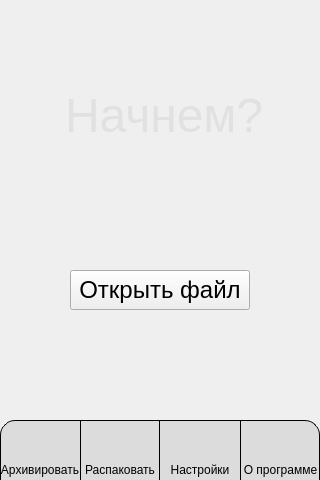
<?xml version="1.0" encoding="UTF-8"?>
<ui version="4.0">
 <class>MainWindow</class>
 <widget class="QMainWindow" name="MainWindow">
  <property name="geometry">
   <rect>
    <x>0</x>
    <y>0</y>
    <width>320</width>
    <height>480</height>
   </rect>
  </property>
  <property name="minimumSize">
   <size>
    <width>320</width>
    <height>480</height>
   </size>
  </property>
  <property name="maximumSize">
   <size>
    <width>320</width>
    <height>480</height>
   </size>
  </property>
  <property name="windowTitle">
   <string>MainWindow</string>
  </property>
  <widget class="QWidget" name="centralwidget">
   <widget class="QLabel" name="label">
    <property name="geometry">
     <rect>
      <x>0</x>
      <y>0</y>
      <width>320</width>
      <height>480</height>
     </rect>
    </property>
    <property name="minimumSize">
     <size>
      <width>320</width>
      <height>480</height>
     </size>
    </property>
    <property name="maximumSize">
     <size>
      <width>320</width>
      <height>480</height>
     </size>
    </property>
    <property name="text">
     <string/>
    </property>
    <property name="pixmap">
     <pixmap>background_2.jpg</pixmap>
    </property>
    <property name="alignment">
     <set>Qt::AlignCenter</set>
    </property>
   </widget>
   <widget class="QLabel" name="label_2">
    <property name="geometry">
     <rect>
      <x>0</x>
      <y>420</y>
      <width>320</width>
      <height>80</height>
     </rect>
    </property>
    <property name="minimumSize">
     <size>
      <width>320</width>
      <height>80</height>
     </size>
    </property>
    <property name="maximumSize">
     <size>
      <width>320</width>
      <height>60</height>
     </size>
    </property>
    <property name="styleSheet">
     <string notr="true">background-color: rgb(220, 220, 220);
border-style: solid;
border-width:1px;
border-radius: 15px;</string>
    </property>
    <property name="text">
     <string/>
    </property>
   </widget>
   <widget class="QPushButton" name="compress">
    <property name="geometry">
     <rect>
      <x>0</x>
      <y>420</y>
      <width>80</width>
      <height>40</height>
     </rect>
    </property>
    <property name="autoFillBackground">
     <bool>false</bool>
    </property>
    <property name="styleSheet">
     <string notr="true">border-style: solid;
border-width: 2px;
</string>
    </property>
    <property name="text">
     <string/>
    </property>
    <property name="icon">
     <iconset>
      <activeoff>close.png</activeoff>
      <selectedoff>close.png</selectedoff>
     </iconset>
    </property>
    <property name="iconSize">
     <size>
      <width>48</width>
      <height>48</height>
     </size>
    </property>
    <property name="autoRepeat">
     <bool>false</bool>
    </property>
    <property name="default">
     <bool>false</bool>
    </property>
    <property name="flat">
     <bool>false</bool>
    </property>
   </widget>
   <widget class="QPushButton" name="decompress">
    <property name="geometry">
     <rect>
      <x>80</x>
      <y>420</y>
      <width>80</width>
      <height>40</height>
     </rect>
    </property>
    <property name="styleSheet">
     <string notr="true">border-style: solid;
border-width: 0px 1px 0px 1px;
border-color: #000;
</string>
    </property>
    <property name="text">
     <string/>
    </property>
    <property name="icon">
     <iconset>
      <activeoff>open.png</activeoff>
     </iconset>
    </property>
    <property name="iconSize">
     <size>
      <width>48</width>
      <height>48</height>
     </size>
    </property>
   </widget>
   <widget class="QPushButton" name="settings">
    <property name="geometry">
     <rect>
      <x>160</x>
      <y>420</y>
      <width>80</width>
      <height>40</height>
     </rect>
    </property>
    <property name="styleSheet">
     <string notr="true">border-style: solid;
border-width: 2px;
</string>
    </property>
    <property name="text">
     <string/>
    </property>
    <property name="icon">
     <iconset>
      <activeoff>settings.png</activeoff>
     </iconset>
    </property>
    <property name="iconSize">
     <size>
      <width>42</width>
      <height>42</height>
     </size>
    </property>
   </widget>
   <widget class="QPushButton" name="pushButton_4">
    <property name="geometry">
     <rect>
      <x>240</x>
      <y>420</y>
      <width>80</width>
      <height>40</height>
     </rect>
    </property>
    <property name="styleSheet">
     <string notr="true">border-style: solid;
border-width: 0px 0px 0px 1px;
border-color: black;
</string>
    </property>
    <property name="text">
     <string/>
    </property>
    <property name="icon">
     <iconset>
      <activeoff>about.png</activeoff>
     </iconset>
    </property>
    <property name="iconSize">
     <size>
      <width>42</width>
      <height>42</height>
     </size>
    </property>
   </widget>
   <widget class="QLabel" name="label_3">
    <property name="geometry">
     <rect>
      <x>0</x>
      <y>460</y>
      <width>80</width>
      <height>20</height>
     </rect>
    </property>
    <property name="text">
     <string>Архивировать</string>
    </property>
    <property name="textFormat">
     <enum>Qt::PlainText</enum>
    </property>
    <property name="alignment">
     <set>Qt::AlignCenter</set>
    </property>
   </widget>
   <widget class="QLabel" name="label_4">
    <property name="geometry">
     <rect>
      <x>80</x>
      <y>460</y>
      <width>80</width>
      <height>20</height>
     </rect>
    </property>
    <property name="styleSheet">
     <string notr="true">border-style: solid;
border-width: 0px 1px 0px 1px;
border-color:black;</string>
    </property>
    <property name="text">
     <string>Распаковать</string>
    </property>
    <property name="textFormat">
     <enum>Qt::RichText</enum>
    </property>
    <property name="alignment">
     <set>Qt::AlignCenter</set>
    </property>
   </widget>
   <widget class="QLabel" name="label_5">
    <property name="geometry">
     <rect>
      <x>160</x>
      <y>460</y>
      <width>80</width>
      <height>20</height>
     </rect>
    </property>
    <property name="text">
     <string>Настройки</string>
    </property>
    <property name="textFormat">
     <enum>Qt::RichText</enum>
    </property>
    <property name="alignment">
     <set>Qt::AlignCenter</set>
    </property>
   </widget>
   <widget class="QLabel" name="label_6">
    <property name="geometry">
     <rect>
      <x>240</x>
      <y>460</y>
      <width>80</width>
      <height>20</height>
     </rect>
    </property>
    <property name="styleSheet">
     <string notr="true">border-style: solid;
border-color: black;
border-width: 0px 0px 0px 1px;</string>
    </property>
    <property name="text">
     <string>О программе</string>
    </property>
    <property name="alignment">
     <set>Qt::AlignCenter</set>
    </property>
   </widget>
   <widget class="QLabel" name="label_7">
    <property name="geometry">
     <rect>
      <x>65</x>
      <y>90</y>
      <width>200</width>
      <height>50</height>
     </rect>
    </property>
    <property name="styleSheet">
     <string notr="true">font-size: 48px;
color: rgb(225,225,225);
font-family: Сomic Sans MS;</string>
    </property>
    <property name="text">
     <string>Начнем?</string>
    </property>
    <property name="textFormat">
     <enum>Qt::PlainText</enum>
    </property>
   </widget>
   <widget class="QPushButton" name="open_file">
    <property name="geometry">
     <rect>
      <x>70</x>
      <y>270</y>
      <width>180</width>
      <height>40</height>
     </rect>
    </property>
    <property name="styleSheet">
     <string notr="true">font-size: 24px;
font-family: Сomic Sans MS ;</string>
    </property>
    <property name="text">
     <string>Открыть файл</string>
    </property>
   </widget>
   <widget class="QLabel" name="label_8">
    <property name="geometry">
     <rect>
      <x>40</x>
      <y>330</y>
      <width>240</width>
      <height>30</height>
     </rect>
    </property>
    <property name="styleSheet">
     <string notr="true">font-size:12px;
color: white;</string>
    </property>
    <property name="text">
     <string/>
    </property>
   </widget>
  </widget>
 </widget>
 <resources/>
 <connections/>
</ui>
